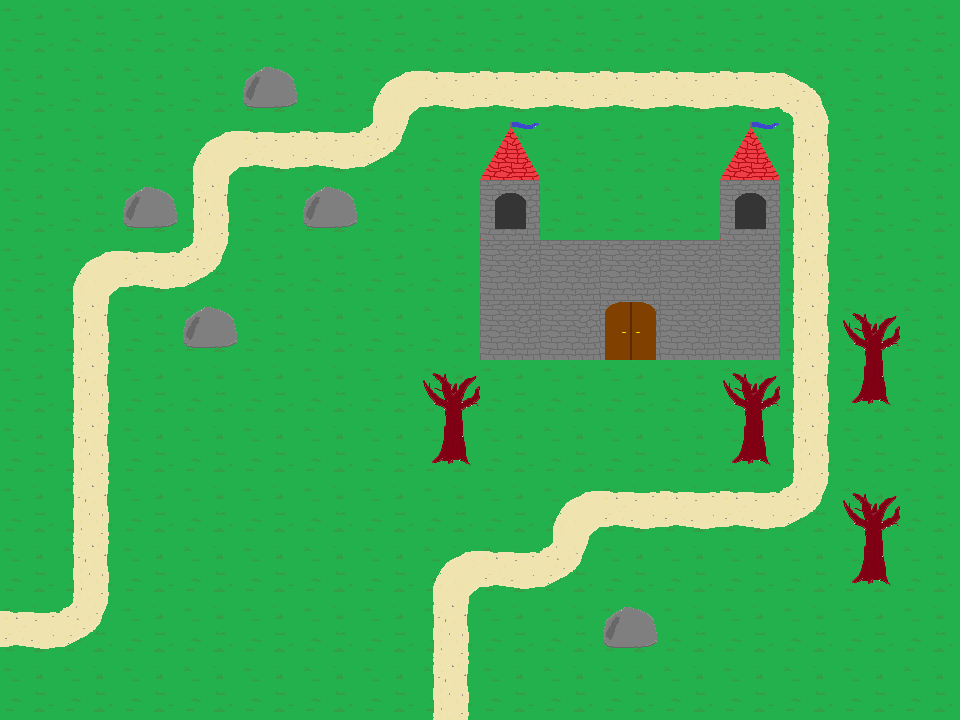

Rendered tile map (Tiled .tmx) drawn with the repository's tilesets; below, a short description and the map source with its tile grids summarised:
An orthogonal 16x12 tile map with 60x60 px tiles, 2 tile layers (background, foreground), 4 tilesets and 6 objects (Spawn, Forest, Castle, Finish line, Rock area, ...).

<map version="1.0" orientation="orthogonal" renderorder="right-down" width="16" height="12" tilewidth="60" tileheight="60" nextobjectid="10">
 <tileset firstgid="1" name="treeandarock" tilewidth="60" tileheight="60" tilecount="4">
  <image source="../images/treeandarock.png" trans="ffffff" width="120" height="120" />
 </tileset>
 <tileset firstgid="5" name="grass" tilewidth="60" tileheight="60" tilecount="1">
  <image source="../images/grass.png" trans="ffffff" width="60" height="60" />
 </tileset>
 <tileset firstgid="6" name="roads1" tilewidth="60" tileheight="60" tilecount="6">
  <image source="../images/roads1.png" trans="ffffff" width="120" height="180" />
 </tileset>
 <tileset firstgid="12" name="castle" tilewidth="60" tileheight="60" tilecount="4">
  <image source="../images/castle.png" trans="ffffff" width="120" height="120" />
 </tileset>
 <layer name="background" width="16" height="12">
  <data>[192 cells, 192 non-empty, 2 distinct tile ids]</data>
 </layer>
 <layer name="foreground" width="16" height="12">
  <data>[192 cells, 57 non-empty, 11 distinct tile ids]</data>
 </layer>
 <objectgroup name="objects" visible="0">
  <object id="1" name="Spawn" x="20" y="610" width="36" height="36">
   <properties>
    <property name="action" value="text" />
    <property name="active" value="1" />
    <property name="next_node" value="2" />
   </properties>
  </object>
  <object id="2" name="Forest" x="792" y="406" width="35" height="33">
   <properties>
    <property name="action" value="next map" />
    <property name="active" value="0" />
    <property name="next_node" value="5" />
   </properties>
  </object>
  <object id="5" name="Castle" x="614" y="383" width="36" height="37">
   <properties>
    <property name="action" value="text" />
    <property name="active" value="0" />
    <property name="next_node" value="7" />
   </properties>
  </object>
  <object id="7" name="Finish line" x="433" y="681" width="34" height="34">
   <properties>
    <property name="action" value="text" />
    <property name="active" value="0" />
    <property name="next_node" value="8" />
   </properties>
  </object>
  <object id="8" name="Rock area" x="254" y="133" width="34" height="33">
   <properties>
    <property name="action" value="battle" />
    <property name="active" value="0" />
    <property name="next_node" value="9" />
   </properties>
  </object>
  <object id="9" name="battle1" x="420" y="360" width="60" height="120">
   <properties>
    <property name="action" value="battle" />
    <property name="active" value="0" />
    <property name="next_node" value="1" />
   </properties>
  </object>
 </objectgroup>
</map>